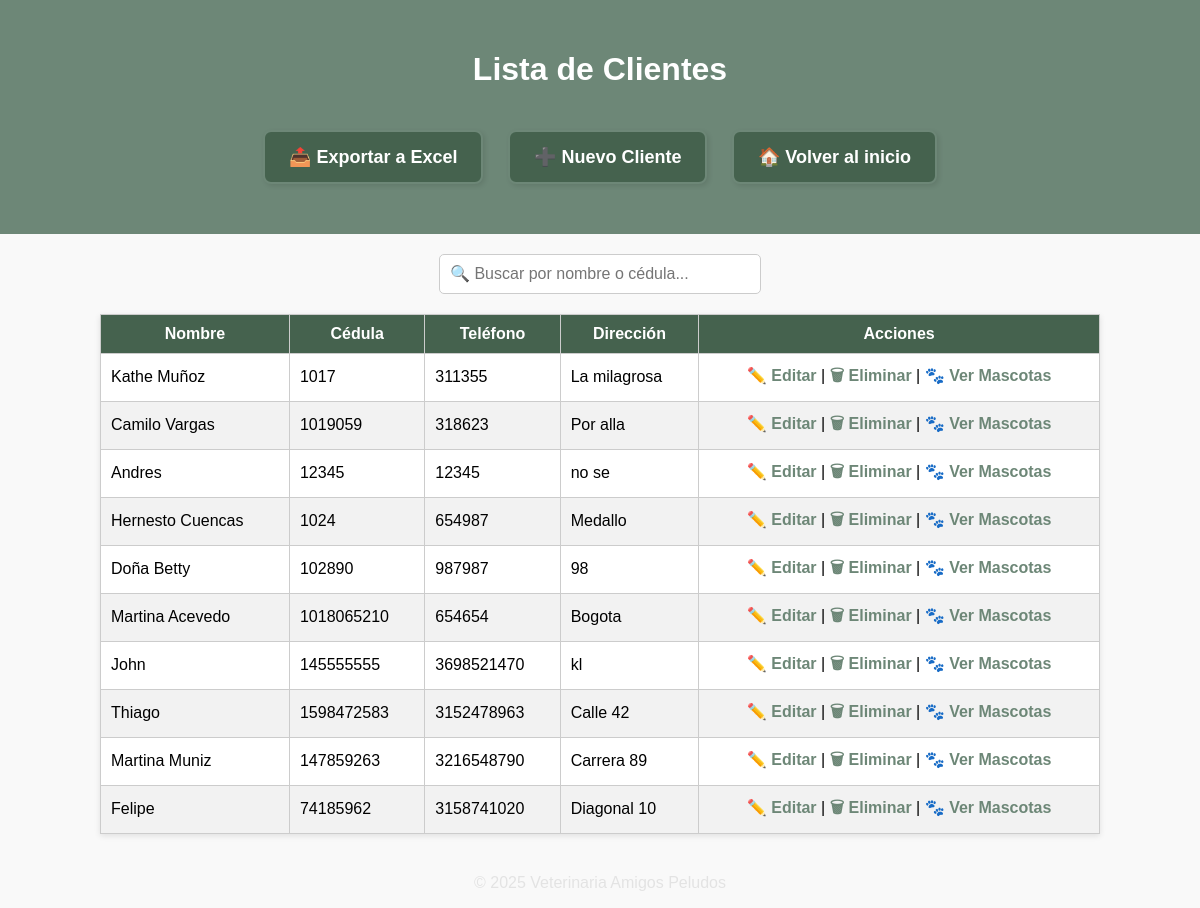
/clientes/lista/, run on an earlier commit of the app's database.
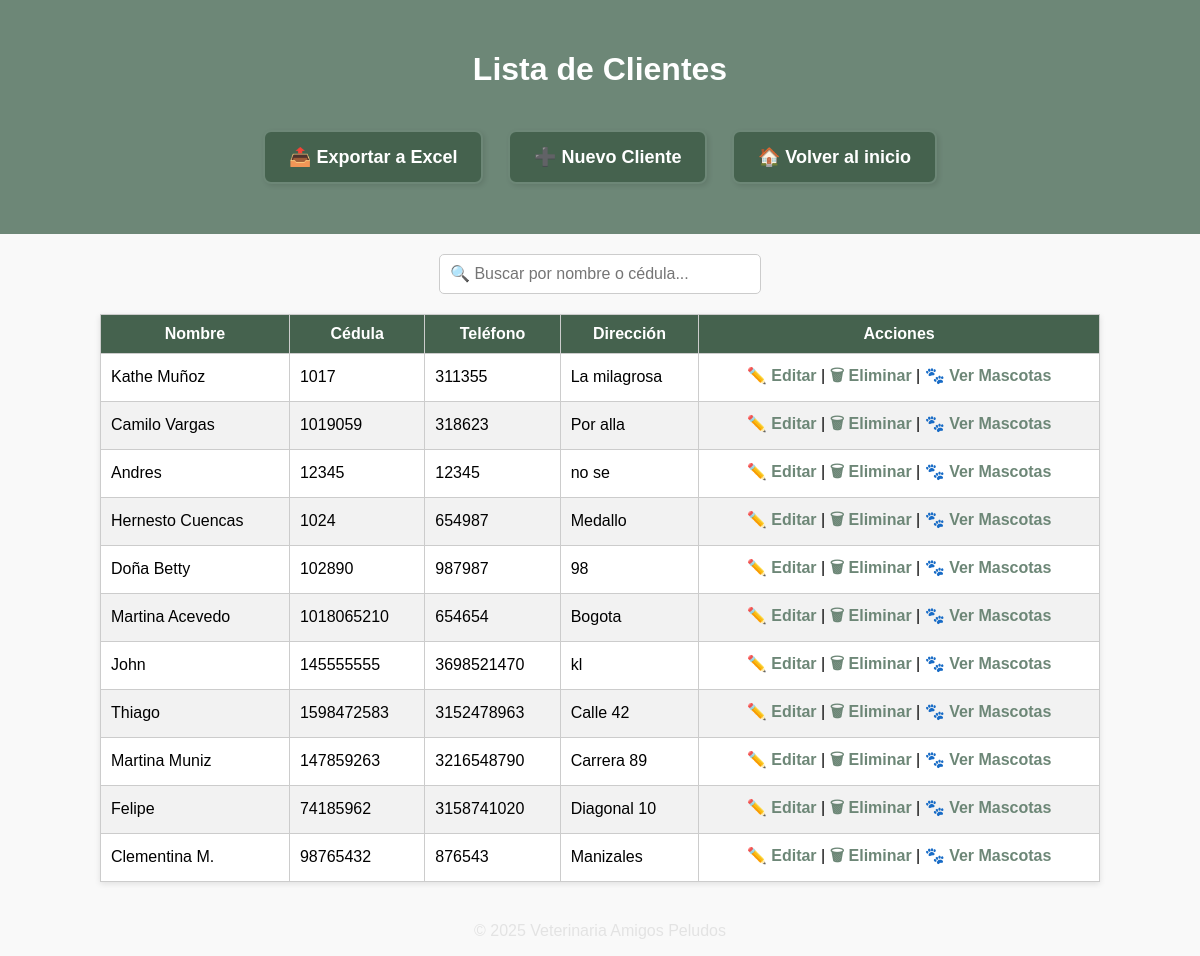
And on a later commit of the database.
### principal/models.py (models this page shows, shortened)
class Cliente(models.Model):
    nombre = models.CharField(max_length=100)
    cedula = models.CharField(max_length=20, unique=True)
    telefono = models.CharField(max_length=20, blank=True, null=True)
    direccion = models.CharField(max_length=255, blank=True, null=True)
    activo = models.BooleanField(default=True)

### principal/views.py (the view)
# urls.py: path('clientes/lista/', views.lista_clientes, name='lista_clientes'),
def lista_clientes(request):
    clientes = Cliente.objects.filter(activo=True)
    return render(request, 'principal/lista_clientes.html', {'clientes': clientes})

### principal/templates/principal/lista_clientes.html (shortened to what this page needs)
{% load static %}
<!DOCTYPE html>
<html lang="es">
<head>
    <link rel="stylesheet" href="{% static 'principal/css/listas.css' %}">
</head>
<body>
<header>
    <h1>Lista de Clientes</h1>
    <a href="{% url 'exportar_clientes' %}" class="btn">📤 Exportar a Excel</a>
    <a href="{% url 'crear_cliente' %}" class="btn">➕ Nuevo Cliente</a>
    <a href="{% url 'inicio' %}" class="btn">🏠 Volver al inicio</a>
</header>
<div class="search-box">
    <input type="text" id="buscar" placeholder="🔍 Buscar por nombre o cédula...">
</div>
<table id="tabla-clientes">
    <thead>
        <tr>
            <th>Nombre</th>
            <th>Cédula</th>
            <th>Teléfono</th>
            <th>Dirección</th>
            <th>Acciones</th>
        </tr>
    </thead>
    <tbody>
        {% for cliente in clientes %}
        <tr>
            <td>{{ cliente.nombre }}</td>
            <td>{{ cliente.cedula }}</td>
            <td>{{ cliente.telefono }}</td>
            <td>{{ cliente.direccion }}</td>
            <td>
                <a href="{% url 'editar_cliente' cliente.cedula %}">✏️ Editar</a> |
                <a href="{% url 'eliminar_cliente' cliente.cedula %}" onclick="return confirm('¿Eliminar este cliente?');">🗑 Eliminar</a> |
                <a href="{% url 'mascotas_por_cliente' cliente.id %}">🐾 Ver Mascotas</a>
            </td>
        </tr>
        {% empty %}
        <tr><td colspan="5">No hay clientes registrados.</td></tr>
        {% endfor %}
    </tbody>
</table>
<footer>
    <p>© 2025 Veterinaria Amigos Peludos</p>
</footer>
</body>
</html>

What changed in the data, as far as the page shows it:
added Cliente: nombre "Clementina M.", cedula "98765432", telefono "876543", direccion "Manizales"
